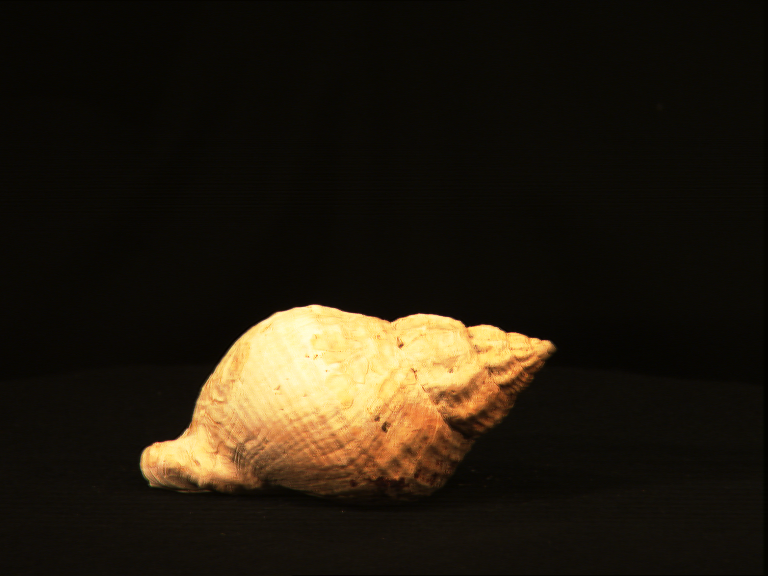
%> input picture INPUT DATASET/H_test_im/1_1im.png, 768 x 576 px; its folder holds 6 pictures in this run
$ octave test.m   (GNU Octave 9; MATLAB toolbox functions it lacks are replaced by stand-ins)
%> lines starting %> are read from the running program, lines starting %| are printed output that depends on the picture
### CODES/H_als.m
function [H,err,pD] = H_als(p1,p2)
    max_iter = 50;
    tol = 1e-20;
    [Nch,Npx] = size(p1);
    vind = (sum(p1>0 ,1)==Nch & sum(p2>0 ,1)==Nch);
    P = p1;
    Q = p2;
    N = P;
    pD = speye(Npx);
    errs = Inf(max_iter+1,1);
    H=eye(3);

    % solve the homography using ALS
    n_it = 1; d_err = Inf;
    while ( n_it-1<max_iter && d_err>tol )
        n_it = n_it+1;

        Dr = (1:Npx*Nch)';
        Dc = repmat(1:Npx,[Nch,1]);
        Dc = Dc(:);
        A = sparse(Dr,Dc,N(:),Npx*Nch,Npx);
        B = Q(:);
        A1 = A'*A;
        D = A1\(A'*B);
        D = spdiags(D,0,Npx,Npx);

        P_d = P*D;
        M = Q(:,vind)/P_d(:,vind);
        N = M*P;

        NDiff = (N*D-Q).^2;
        errs(n_it) = mean(mean(NDiff(:,vind)));
        d_err = errs(n_it-1) - errs(n_it);
    end

    H = M;
    err = errs(n_it);
    pD = D;
end

### CODES/chrodist.m
function chist = chrodist(rgb,Nbin)
    mask = rgb<0.01;
    mask = ~logical(sum(mask,1)) & mean(rgb,1)>0.05;

    C = [1,0,0;0,1,0;1,1,1]; % base converse matrix
    pC = C*rgb(:,mask); % chromaticity array
    hpC = bsxfun(@rdivide,pC,pC(3,:)); % homogenous

    hr = linspace(0,1,Nbin+1);
    sz = zeros(1,2);
    X = hpC(1:2,:)';

    loc = zeros(size(X));
    for i = 1:2
        [~,loc(:,i)] = histc(X(:,i), hr , 1);
        sz(i) = length(hr)-1;
    end
    chist = (accumarray(loc(:,:), 1, sz))';
    chist = chist/max(chist(:));
end

### CODES/test.m
im_path = 'H_test_im/';

% query image
a = imread([im_path,'1_1im.png']);
%> a is the input picture: size 576x768x3 uint8; mean R, G, B 35.6, 28.4, 16.2
a = im2double(a);
%> a: size 576x768x3 double
A = reshape(a,[],3)';

% reference image
b = (imread([im_path,'1_2im.png']));
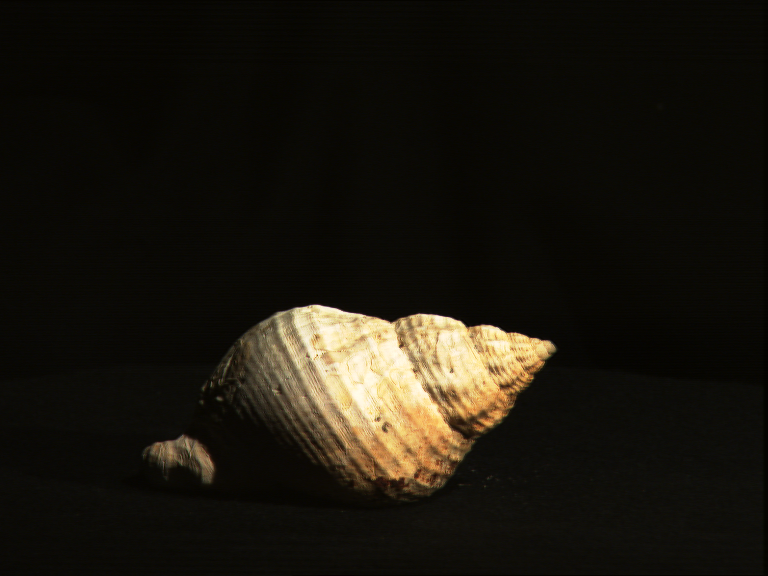
%> input picture INPUT DATASET/H_test_im/1_2im.png, 768 x 576 px
%> b is the input picture: size 576x768x3 uint8; mean R, G, B 26.8, 23.2, 15
b = im2double(b);
%> b: size 576x768x3 double
B = reshape(b,[],3)';

% ALS
[H,~,D] = H_als(A,B);
%> in H_als, `vind = (sum(p1>0 ,1)==Nch & sum(p2>0 ,1)==Nch);`: vind = 442368 logical values, 416175 true
%> the loop in H_als, `while ( n_it-1<max_iter && d_err>tol )` made 50 passes
%> (M, d_err) on passes 1 to 9: ([0.833 0.0262 0.19; 0.354 0.538 0.0761; 0.0387 0.432 0.43], Inf), ([0.831 0.0247 0.197; 0.354 0.535 0.0814; 0.0369 0.436 0.426], 2.61e-06), ([0.829 0.0252 0.201; 0.352 0.535 0.085; 0.036 0.436 0.429], 4.25e-08), ([0.826 0.0257 0.205; 0.35 0.535 0.0887; 0.0351 0.435 0.432], 4.23e-08), ([0.824 0.0262 0.209; 0.349 0.535 0.0923; 0.0342 0.435 0.436], 4.21e-08), ([0.822 0.0267 0.213; 0.347 0.535 0.0959; 0.0333 0.434 0.439], 4.19e-08), ([0.82 0.0272 0.216; 0.345 0.535 0.0995; 0.0324 0.434 0.442], 4.18e-08), ([0.817 0.0277 0.22; 0.344 0.535 0.103; 0.0315 0.433 0.445], 4.16e-08), ([0.815 0.0283 0.224; 0.342 0.535 0.107; 0.0306 0.432 0.448], 4.14e-08)
%> d_err on passes 43, 44, 47, 50: 3.57e-08, 3.55e-08, 3.5e-08, 3.45e-08
%> after the loop in H_als, `while ( n_it-1<max_iter && d_err>tol )`: n_it = 51
%> in H_als, `H = M;`: H = [0.728 0.0523 0.369; 0.277 0.538 0.244; -0.00531 0.413 0.563]
%> in H_als, `err = errs(n_it);`: err = 0.000177
als1 = H*A*D;
ALS_shade = reshape(als1',size(b));
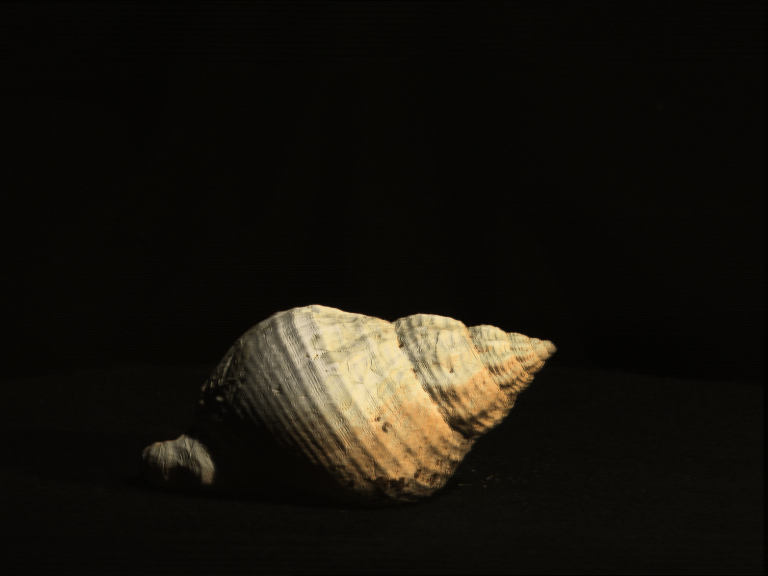
%> ALS_shade: size 576x768x3 double; mean R, G, B 0.103, 0.0898, 0.0628; drawn with min black and max white
als2 = H*A;
ALS = reshape(als2',size(b));
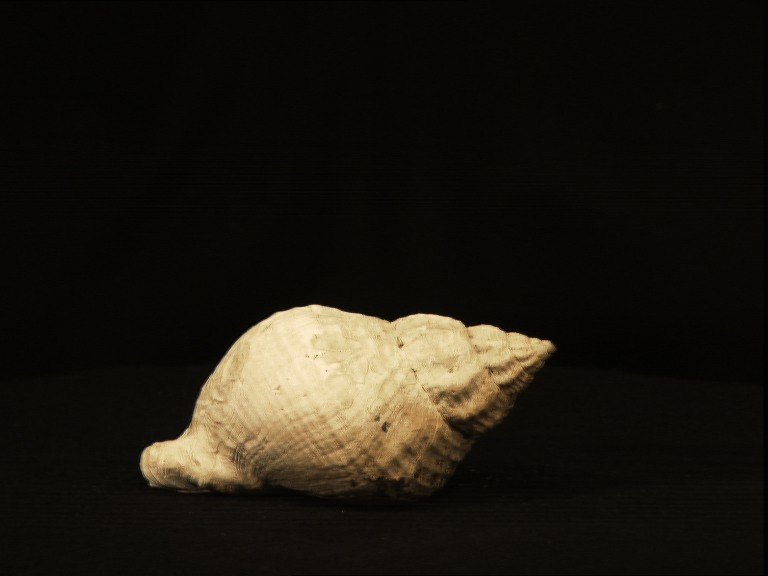
%> ALS: size 576x768x3 double; mean R, G, B 0.131, 0.114, 0.0811; drawn with min black and max white

% LS
M = B/A;
%> M = [0.48 0.688 -0.722; 0.115 1 -0.688; -0.104 0.768 -0.202]
ls = M*A;
LS = reshape(ls',size(b));

%comparision
figure;
ch1 = chrodist(A,128);
%> in chrodist, `mask = ~logical(sum(mask,1)) & mean(rgb,1)>0.05;`: mask = 442368 logical values, 109516 true
%> after the loop in chrodist, `for i = 1:2`: sz = [128 128]
%> in chrodist, `chist = (accumarray(loc(:,:), 1, sz))';`:
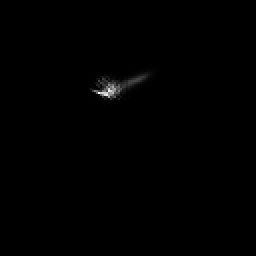
%> chist: size 128x128 double (shown 2 times larger); min 0, max 2072, mean 6.7; drawn with min black and max white
ch2 = chrodist(B,128);
subplot(3,1,1); imshowpair(ch1,ch2);title('original chromaticity diag of both images')
%> after `imshowpair(ch1,ch2)`:
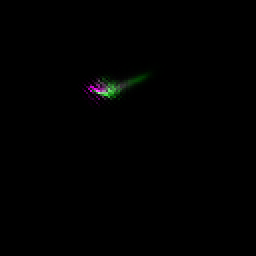
%> displayed picture: size 128x128x3, on the screen's scale of 0 to 255 (shown 2 times larger); mean R, G, B 0.7, 0.8, 0.7

ch1 = chrodist(als2,128);
ch2 = chrodist(B,128);
subplot(3,1,2);imshowpair(ch1,ch2);title('after using H chromaticity diag of both images')
%> after `imshowpair(ch1,ch2)`:
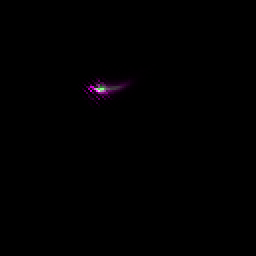
%> displayed picture: size 128x128x3, on the screen's scale of 0 to 255 (shown 2 times larger); mean R, G, B 0.7, 0.2, 0.7

ch1 = chrodist(als1,128);
ch2 = chrodist(B,128);
subplot(3,1,3);imshowpair(ch1,ch2);title('after using both H,D chromaticity diag of both images')


figure;
subplot(2,3,1); imshow(a); title('A');
subplot(2,3,2); imshow(b); title('B');
subplot(2,3,3); imshow(ALS_shade); title('A to B with shading correction');
subplot(2,3,4); imshow(ALS); title('A to B without shading correction');
subplot(2,3,5); imshow(LS); title('A to B by Least-Squares');
